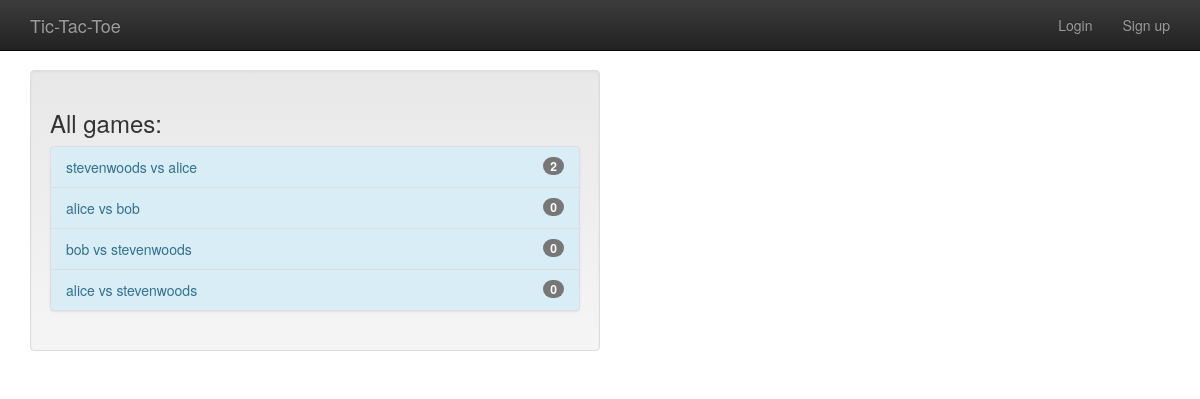
Page /games/all/ on the committed database.
### gameplay/models.py (models this page shows, shortened)
class Game(models.Model):
    first_player = models.ForeignKey(User,
                                     related_name="games_first_player",
                                     on_delete=models.CASCADE)
    second_player = models.ForeignKey(User,
                                      related_name="games_second_player",
                                      on_delete=models.CASCADE)
    start_time = models.DateTimeField(auto_now_add=True)
    last_active = models.DateTimeField(auto_now=True)
    status = models.CharField(max_length=1, default='F',
                              choices=GAME_STATUS_CHOICES)
    objects = GamesQuerySet.as_manager()  # Overwriting objects attribute, which usually
    def get_absolute_url(self):  # Default way to tell Django what canonical URL is for a model instance
        return reverse('gameplay_detail', args=[self.id])  # Essentially same as url tag in template - constructs URL
    def __str__(self):
        return f"{self.first_player} vs {self.second_player}"

### gameplay/views.py (the view)
# urls.py: path('all/', AllGamesList.as_view()),
class AllGamesList(ListView):  # Demo of a generic view (ListView)
    model = Game

### templates/gameplay/game_list.html
{% extends "base.html" %}
{% block content %}
    <div class="well col-sm-6">
        <h3>All games:</h3>
        {% include "player/game_list_snippet.html" with games_list=object_list %}
    </div>
{% endblock content %}

### templates/player/game_list_snippet.html (shortened to what this page needs)
{% if games_list %}
    <div class="list-group bg-info">
        {% for game in games_list %}
            <a class="list-group-item list-group-item-info"
               href="{{ game.get_absolute_url }}">
                {{ game }}
                <span class="badge">{{ game.move_set.count }}</span>
            </a>
        {% endfor %}
    </div>
{% endif %}

### templates/base.html (style rules this page uses)
body { padding-top: 70px; padding-bottom: 20px; }

### rows in the picture
Game: first_player+second_player "stevenwoods vs alice", move_set.count "2"
Game: first_player+second_player "alice vs bob", move_set.count "0"
Game: first_player+second_player "bob vs stevenwoods", move_set.count "0"
Game: first_player+second_player "alice vs stevenwoods", move_set.count "0"
